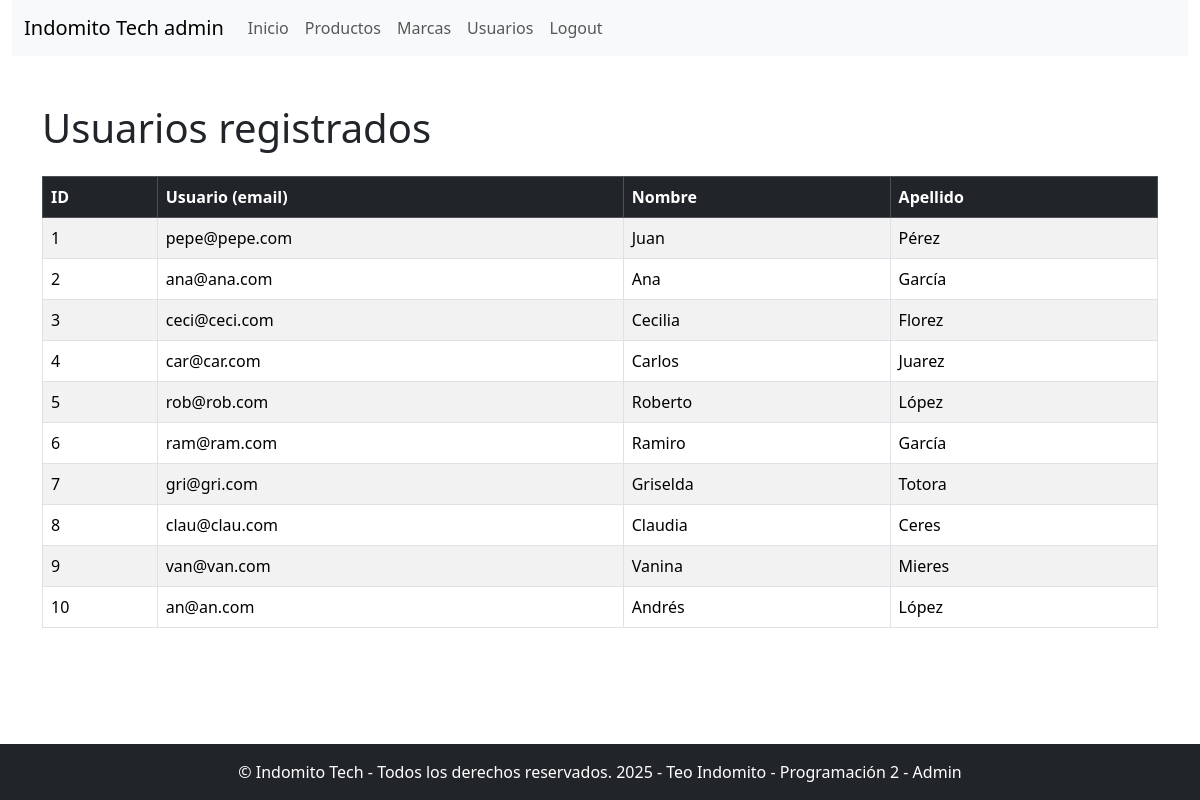
/admin/index.php?sec=usuarios (signed in), run on the app's committed database.
### tables this page shows
CREATE TABLE `usuarios` (
  `id_usuario` int(11) NOT NULL,
  `usuario` varchar(30) NOT NULL DEFAULT '',
  `clave` varchar(255) NOT NULL,
  `nombre` varchar(20) NOT NULL DEFAULT '',
  `apellido` varchar(20) NOT NULL DEFAULT ''
);

### admin/views/usuarios.php (the view, shortened to what this page needs)
<?php
$conexion = (new Conexion())->getConexion();
$query = "SELECT id_usuario, usuario, nombre, apellido FROM usuarios";
$PDOStatement = $conexion->prepare($query);
$PDOStatement->execute();
$usuarios = $PDOStatement->fetchAll(PDO::FETCH_ASSOC);
?>
<section class="container mt-5">
  <h1 class="mb-4">Usuarios registrados</h1>
  <?php if (!empty($usuarios)): ?>
    <div class="table-responsive">
      <table class="table table-striped table-bordered align-middle">
        <thead class="table-dark">
          <tr>
            <th>ID</th>
            <th>Usuario (email)</th>
            <th>Nombre</th>
            <th>Apellido</th>
          </tr>
        </thead>
        <tbody>
          <?php foreach ($usuarios as $usuario): ?>
            <tr>
              <td><?= htmlspecialchars($usuario['id_usuario']); ?></td>
              <td><?= htmlspecialchars($usuario['usuario']); ?></td>
              <td><?= htmlspecialchars($usuario['nombre']); ?></td>
              <td><?= htmlspecialchars($usuario['apellido']); ?></td>
            </tr>
          <?php endforeach; ?>
        </tbody>
      </table>
    </div>
  <?php else: ?>
    <div class="alert alert-warning text-center">No hay usuarios registrados.</div>
  <?php endif; ?>
</section>

### admin/includes/footer.php (style rules this page uses)
html, body { height: 100%; margin: 0; display: flex; flex-direction: column; }

### data on the page
usuarios: id_usuario "1", usuario "pepe@pepe.com", nombre "Juan", apellido "Pérez"
usuarios: id_usuario "2", usuario "ana@ana.com", nombre "Ana", apellido "García"
usuarios: id_usuario "3", usuario "ceci@ceci.com", nombre "Cecilia", apellido "Florez"
usuarios: id_usuario "4", usuario "car@car.com", nombre "Carlos", apellido "Juarez"
usuarios: id_usuario "5", usuario "rob@rob.com", nombre "Roberto", apellido "López"
usuarios: id_usuario "6", usuario "ram@ram.com", nombre "Ramiro", apellido "García"
usuarios: id_usuario "7", usuario "gri@gri.com", nombre "Griselda", apellido "Totora"
usuarios: id_usuario "8", usuario "clau@clau.com", nombre "Claudia", apellido "Ceres"
usuarios: id_usuario "9", usuario "van@van.com", nombre "Vanina", apellido "Mieres"
usuarios: id_usuario "10", usuario "an@an.com", nombre "Andrés", apellido "López"

### other printed values
$value "Inicio"
$value "Productos"
$value "Marcas"
$value "Usuarios"
$value "Logout"
